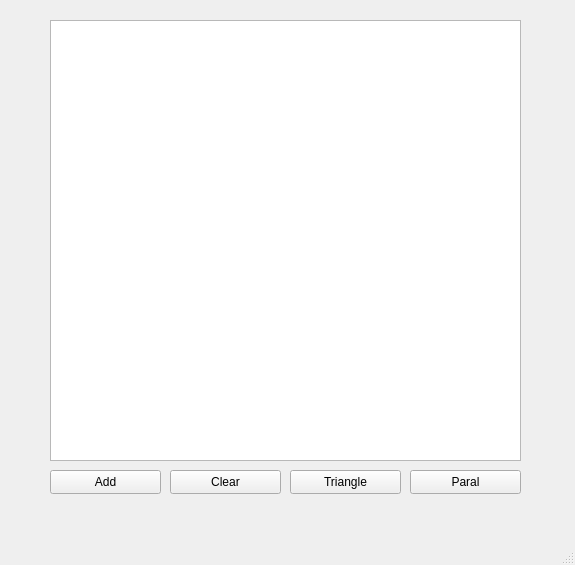
<?xml version="1.0" encoding="UTF-8"?>
<ui version="4.0">
    <class>MainWindow</class>
    <widget class="QMainWindow" name="MainWindow">
        <property name="geometry">
            <rect>
                <x>0</x>
                <y>0</y>
                <width>575</width>
                <height>565</height>
            </rect>
        </property>
        <property name="windowTitle">
            <string>MainWindow</string>
        </property>
        <widget class="QWidget" name="centralwidget">
            <widget class="QGraphicsView" name="graphicsView">
                <property name="geometry">
                    <rect>
                        <x>50</x>
                        <y>20</y>
                        <width>471</width>
                        <height>441</height>
                    </rect>
                </property>
            </widget>
            <widget class="QPushButton" name="btnAdd">
                <property name="geometry">
                    <rect>
                        <x>50</x>
                        <y>470</y>
                        <width>111</width>
                        <height>24</height>
                    </rect>
                </property>
                <property name="text">
                    <string>Add</string>
                </property>
            </widget>
            <widget class="QPushButton" name="btnTriangle">
                <property name="geometry">
                    <rect>
                        <x>290</x>
                        <y>470</y>
                        <width>111</width>
                        <height>24</height>
                    </rect>
                </property>
                <property name="text">
                    <string>Triangle</string>
                </property>
            </widget>
            <widget class="QPushButton" name="btnParallelogram">
                <property name="geometry">
                    <rect>
                        <x>410</x>
                        <y>470</y>
                        <width>111</width>
                        <height>24</height>
                    </rect>
                </property>
                <property name="text">
                    <string>Paral</string>
                </property>
            </widget>
            <widget class="QPushButton" name="btnClear">
                <property name="geometry">
                    <rect>
                        <x>170</x>
                        <y>470</y>
                        <width>111</width>
                        <height>24</height>
                    </rect>
                </property>
                <property name="text">
                    <string>Clear</string>
                </property>
            </widget>
        </widget>
        <widget class="QMenuBar" name="menubar">
            <property name="geometry">
                <rect>
                    <x>0</x>
                    <y>0</y>
                    <width>575</width>
                    <height>21</height>
                </rect>
            </property>
        </widget>
        <widget class="QStatusBar" name="statusbar"/>
    </widget>
    <resources/>
    <connections/>
</ui>
